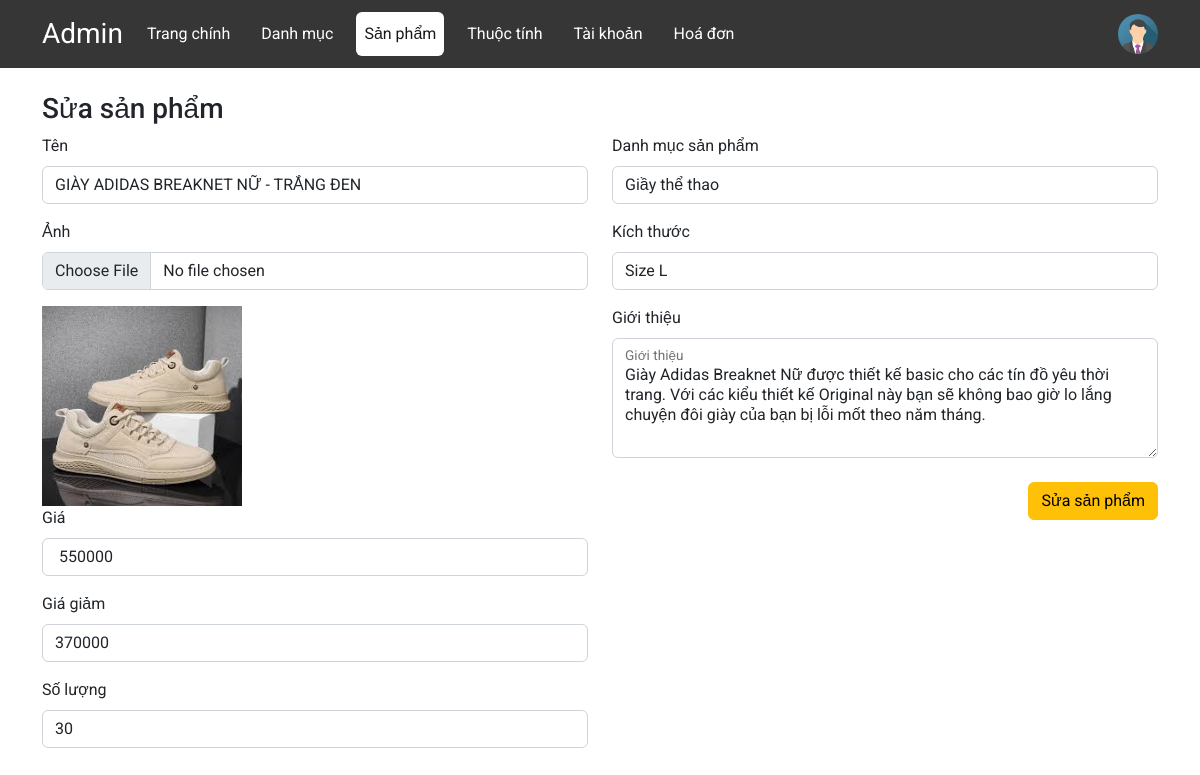
Screenshot of /admin/index.php?url=product-edit&id=5 with the database file from the repository.
### tables this page shows
CREATE TABLE `product` (
  `sp_id` int(11) NOT NULL,
  `sp_name` varchar(255) NOT NULL,
  `sp_price` varchar(200) NOT NULL,
  `sp_sale` int(200) NOT NULL DEFAULT 0,
  `sp_quantity` int(11) NOT NULL,
  `sp_description` text DEFAULT NULL,
  `kt_id` int(11) NOT NULL,
  `dm_id` int(11) NOT NULL,
  `sp_image` varchar(255) NOT NULL
);

CREATE TABLE `category` (
  `dm_id` int(11) NOT NULL,
  `dm_name` varchar(255) NOT NULL
);

CREATE TABLE `size` (
  `kt_id` int(11) NOT NULL,
  `kt_name` varchar(255) NOT NULL,
  `kieu_display` int(11) NOT NULL DEFAULT 0,
  `ma_color` varchar(100) DEFAULT NULL
);

### model/product.php (called while the page is built, shortened)
<?php
function getProductFind($id){
    $conn = connect();
    $stmt = $conn->prepare("SELECT  * FROM product WHERE product.sp_id = ".$id."");
    $stmt->execute();
    $stmt->setFetchMode(PDO::FETCH_ASSOC);
    $result = $stmt->fetchAll();
    return $result;
}

### model/category.php (called while the page is built, shortened)
<?php
function getCateAll(){
    $conn = connect();
    $stmt = $conn->prepare("SELECT *  FROM category");
    $stmt->execute();
    $stmt->setFetchMode(PDO::FETCH_ASSOC);
    $result = $stmt->fetchAll();
    return $result;
}

### model/size.php (called while the page is built, shortened)
<?php
function getSizeAll(){
    $conn = connect();
    $stmt = $conn->prepare("SELECT *  FROM size");
    $stmt->execute();
    $stmt->setFetchMode(PDO::FETCH_ASSOC);
    $result = $stmt->fetchAll();
    return $result;
}
?>

### admin/views/product/edit.php (the view, shortened to what this page needs)
<div class="container mt-4">
  <h3>Sửa sản phẩm</h3>
  <form action="index.php?url=product-edit-save" method="POST" class="row" enctype='multipart/form-data'>
    <div class="col-6">
      <div class="mb-3">
        <label for="exampleInputEmail1" class="form-label">Tên</label>
        <input type="text" class="form-control" value="<?=$product[0]["sp_name"]?>" name="sp_name"
          placeholder="Tên sản phẩm" id="exampleInputEmail1" aria-describedby="emailHelp">
      </div>
      <div class="mb-3">
        <label for="exampleInputPassword1" class="form-label">Ảnh</label>
        <input type="file" accept="image/*" id="imgInp" class="form-control" value="<?=$product[0]["sp_image"]?>"
          name="sp_image" id="exampleInputPassword1">
      </div>
      <div class="">
        <img width="200px" id="blah" src="../upload/<?=$product[0]["sp_image"]?>" />
      </div>
      <div class="mb-3">
        <label for="exampleInputPassword1" class="form-label">Giá</label>
        <input type="text" class="form-control" value="<?=$product[0]["sp_price"]?>" name="sp_price"
          placeholder="Giá sản phẩm" id="exampleInputPassword1">
      </div>
      <div class="mb-3">
        <label for="exampleInputPassword1" class="form-label">Giá giảm</label>
        <input type="text" class="form-control" value="<?=$product[0]["sp_sale"]?>" name="sp_sale"
          placeholder="Giá sale" id="exampleInputPassword1">
      </div>
      <div class="mb-3">
        <label for="exampleInputPassword1" class="form-label">Số lượng</label>
        <input type="number" class="form-control" name="sp_quantity" value="<?=$product[0]["sp_quantity"]?>"
          placeholder="Số lượng" id="exampleInputPassword1">
      </div>
    </div>
    <div class="col-6">
      <div class="mb-3">
        <label for="exampleInputPassword1" class="form-label">Danh mục sản phẩm</label>
        <select class="form-control" value="<?= $product[0]["dm_id"]?>" name="dm_id"
          aria-label="Default select example">
          <?php  foreach($cate as $item){ ?>
          <option <?php if($item["dm_id"] == $product[0]["dm_id"] ){
                       echo 'selected';
                    } ?> value="<?=$item['dm_id']?>"><?= $item['dm_name'] ?></option>
          <?php  } ?>
        </select>
      </div>
      <div class="mb-3">
        <label for="exampleInputPassword1" class="form-label">Kích thước</label>
        <select class="form-control" value="<?= $product[0]["kt_id"]?>" name="kt_id"
          aria-label="Default select example">
          <?php  foreach($size as $item){ ?>
          <option <?php if($item["kt_id"] == $product[0]["kt_id"] ){
                       echo 'selected';
                    } ?> value="<?=$item['kt_id']?>"><?= $item['kt_name'] ?></option>
          <?php  } ?>
        </select>
      </div>
      <div class="mb-3">
        <label for="exampleInputPassword1" class="form-label">Giới thiệu</label>
        <div class="form-floating">
          <textarea class="form-control" name="sp_description" id="floatingTextarea2"
            style="height: 120px"><?=$product[0]["sp_description"]?></textarea>
          <label for="floatingTextarea2">Giới thiệu</label>
        </div>
      </div>
      <button class="btn float-end mt-2 btn-warning">Sửa sản phẩm</button>
    </div>
  </form>
</div>

### admin/views/style.css (style rules this page uses)
* { margin: 0; padding: 0; box-sizing: border-box; }
body { font-family: "Roboto", sans-serif; }

### rows the page displays
product: sp_name "GIÀY ADIDAS BREAKNET NỮ - TRẮNG ĐEN", sp_image (picture), sp_price "550000", sp_sale "370000", sp_quantity "30", dm_id "Giầy thể thao", kt_id "Size L", sp_description "Giày Adidas Breaknet Nữ được thiết kế basic cho các tín đồ yêu thời trang. Với các kiểu thiết kế Original này bạn sẽ không bao giờ lo lắng chuyện đôi giày của bạn bị lỗi mốt theo năm tháng."

### other values shown
$value[ "name"] "Trang chính"
$value[ "name"] "Danh mục"
$value[ "name"] "Sản phẩm"
$value[ "name"] "Thuộc tính"
$value[ "name"] "Tài khoản"
$value[ "name"] "Hoá đơn"
